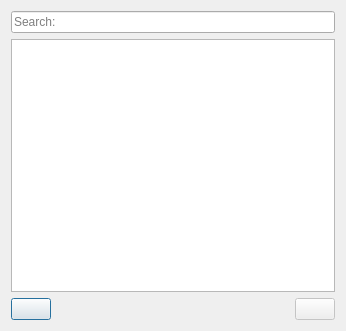
<?xml version="1.0" encoding="UTF-8"?>
<ui version="4.0">
 <class>RemoveNameDialog</class>
 <widget class="QDialog" name="RemoveNameDialog">
  <property name="geometry">
   <rect>
    <x>0</x>
    <y>0</y>
    <width>346</width>
    <height>331</height>
   </rect>
  </property>
  <property name="windowTitle">
   <string/>
  </property>
  <property name="modal">
   <bool>false</bool>
  </property>
  <layout class="QVBoxLayout" name="verticalLayout">
   <item>
    <widget class="QLineEdit" name="search">
     <property name="inputMask">
      <string/>
     </property>
     <property name="text">
      <string/>
     </property>
     <property name="placeholderText">
      <string>Search:</string>
     </property>
    </widget>
   </item>
   <item>
    <widget class="QListWidget" name="listWidget"/>
   </item>
   <item>
    <layout class="QHBoxLayout" name="horizontalLayout">
     <item>
      <widget class="QPushButton" name="addNameBtn">
       <property name="text">
        <string/>
       </property>
       <property name="icon">
        <iconset resource="LogNotebook.qrc">
         <normaloff>:/LogNotebook/Resources/PlusIcon.png</normaloff>:/LogNotebook/Resources/PlusIcon.png</iconset>
       </property>
      </widget>
     </item>
     <item>
      <spacer name="horizontalSpacer">
       <property name="orientation">
        <enum>Qt::Horizontal</enum>
       </property>
       <property name="sizeType">
        <enum>QSizePolicy::MinimumExpanding</enum>
       </property>
       <property name="sizeHint" stdset="0">
        <size>
         <width>40</width>
         <height>20</height>
        </size>
       </property>
      </spacer>
     </item>
     <item>
      <widget class="QPushButton" name="removeNameBtn">
       <property name="enabled">
        <bool>false</bool>
       </property>
       <property name="text">
        <string/>
       </property>
       <property name="icon">
        <iconset resource="LogNotebook.qrc">
         <normaloff>:/LogNotebook/Resources/MinusIcon.png</normaloff>:/LogNotebook/Resources/MinusIcon.png</iconset>
       </property>
      </widget>
     </item>
    </layout>
   </item>
  </layout>
 </widget>
 <layoutdefault spacing="6" margin="11"/>
 <resources>
  <include location="LogNotebook.qrc"/>
 </resources>
 <connections/>
</ui>
